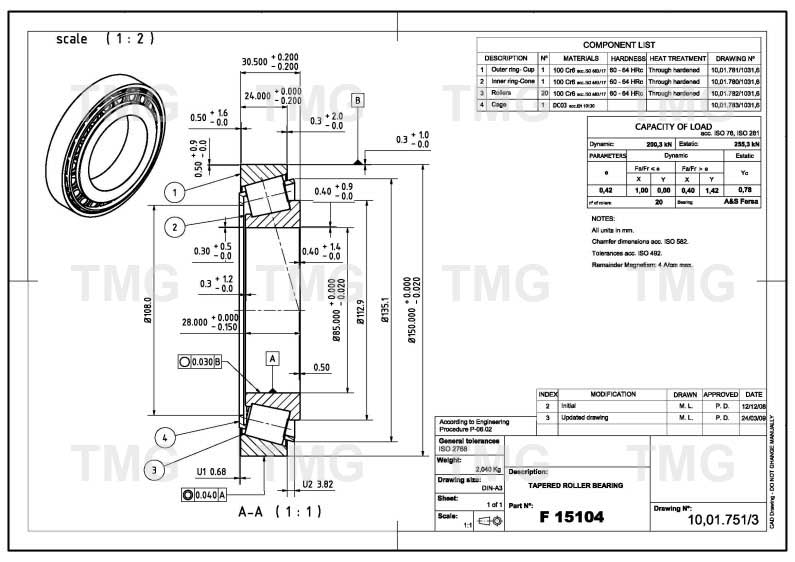
#> input picture projects/testdrawing.jpg, 795 x 562 px
$ jupyter execute --allow-errors PDF_Data_Extraction.ipynb
#> lines starting #> are read from the running program, lines starting #| are printed output that depends on the picture
[cell 1]
from Image_Preprocessing import get_string
import pytesseract
import numpy as np
import cv2 as cv2
import os
from PIL import Image
import argparse

[cell 2]
output_dir="/Output"

[cell 3]
## Image Processing Method #1 https://medium.freecodecamp.org/getting-started-with-tesseract-part-i-2a6a6b1cf75e

def get_string(img_path):
    # Read image using opencv
    img = cv2.imread(img_path)

    # Extract the file name without the file extension
    file_name = os.path.basename(img_path).split('.')[0]
    file_name = file_name.split()[0]

    # Create a directory for outputs
    output_path = os.path.join(output_dir, file_name)
    if not os.path.exists(output_path):
        os.makedirs(output_path)

    # Apply threshold to get image with only b&w (binarization)
    #img = cv2.threshold(img, 0, 255, cv2.THRESH_BINARY + cv2.THRESH_OTSU)[1]

    # Save the filtered image in the output directory
    save_path = os.path.join(output_path, file_name + "_filter_" + ".jpg")
    cv2.imwrite(save_path, img)

    # Recognize text with tesseract for python
    result = pytesseract.image_to_string(img, lang="eng")
    return result

[cell 4]
## Image Preprocessing #2 https://www.pyimagesearch.com/2017/07/10/using-tesseract-ocr-python/

# construct the argument parse and parse the arguments
ap = argparse.ArgumentParser()
ap.add_argument("-i", "--image", required=True, help="path to input image to be OCR'd")
ap.add_argument("-p", "--preprocess", type=str, default="thresh", help="type of preprocessing to be done")
args = vars(ap.parse_args())

# load the example image and convert it to grayscale
image = cv2.imread(args["image"])
#> image is the input picture: shape (562, 795, 3); min 0, max 255, mean 235.1
gray = cv2.cvtColor(image, cv2.COLOR_BGR2GRAY)

# check to see if we should apply thresholding to preprocess the
# image
if args["preprocess"] == "thresh":
	gray = cv2.threshold(gray, 0, 255,
		cv2.THRESH_BINARY | cv2.THRESH_OTSU)[1]
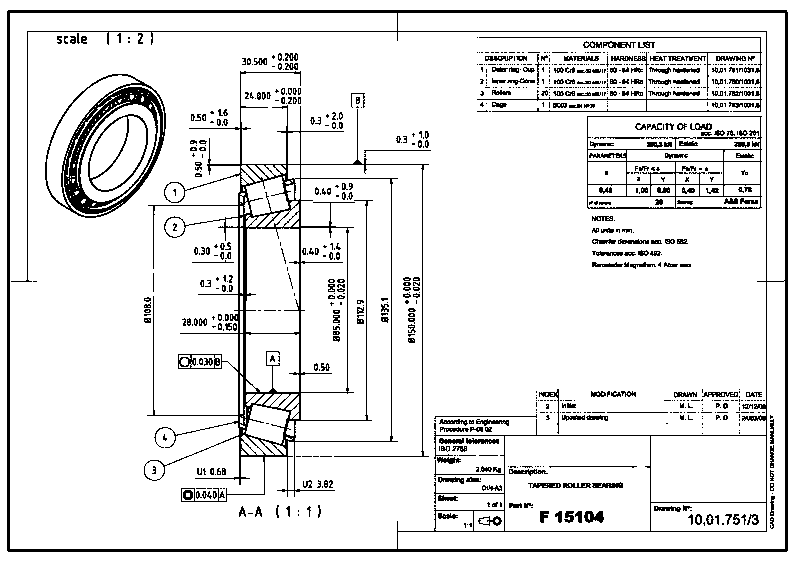
#> gray: shape (562, 795); 90.3% white; black in thin lines or dots

# make a check to see if median blurring should be done to remove
# noise
elif args["preprocess"] == "blur":
	gray = cv2.medianBlur(gray, 3)

# write the grayscale image to disk as a temporary file so we can
# apply OCR to it
filename = "{}.png".format(os.getpid())
cv2.imwrite(filename, gray)

# load the image as a PIL/Pillow image, apply OCR, and then delete
# the temporary file
#> (the rest of this cell did not finish here and is left out)

[cell 5]
print(pytesseract.image_to_string(Image.open('testdrawing.jpg')))
#> (this line was passed over: pytesseract is not available in this run)

[cell 6]
get_string('testdrawing.jpg')
#> (the call stopped at in get_string, `result = pytesseract.image_to_string(img, lang="eng")`: pytesseract is not available in this run)

[cell 7]
print(pytesseract.image_to_string(Image.open("Images/picture1.jpg")))
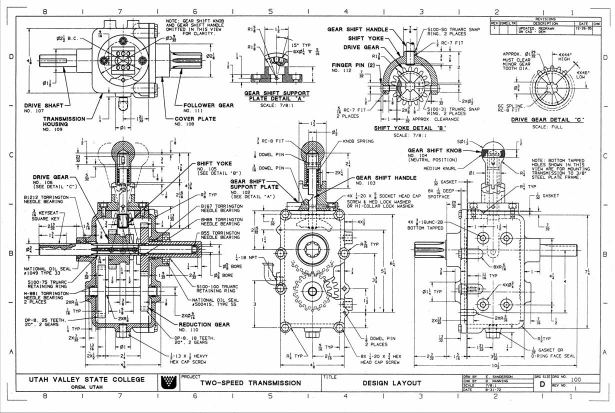
#> input picture projects/Images/picture1.jpg, 1230 x 825 px, found by its file name (shown at 1/2 size)
#> (this line was passed over: pytesseract is not available in this run)

[cell 8]
print(pytesseract.image_to_boxes(Image.open('testdrawing.jpg')))
#> (this line was passed over: pytesseract is not available in this run)

[cell 9]
print(pytesseract.image_to_string(Image.open('testdrawing.jpg')))
#> (this line was passed over: pytesseract is not available in this run)

[cell 10]
print(pytesseract.image_to_data(Image.open('testdrawing.jpg')))
#> (this line was passed over: pytesseract is not available in this run)

[cell 11]
print(pytesseract.image_to_osd(Image.open('testdrawing.jpg')))
#> (this line was passed over: pytesseract is not available in this run)
